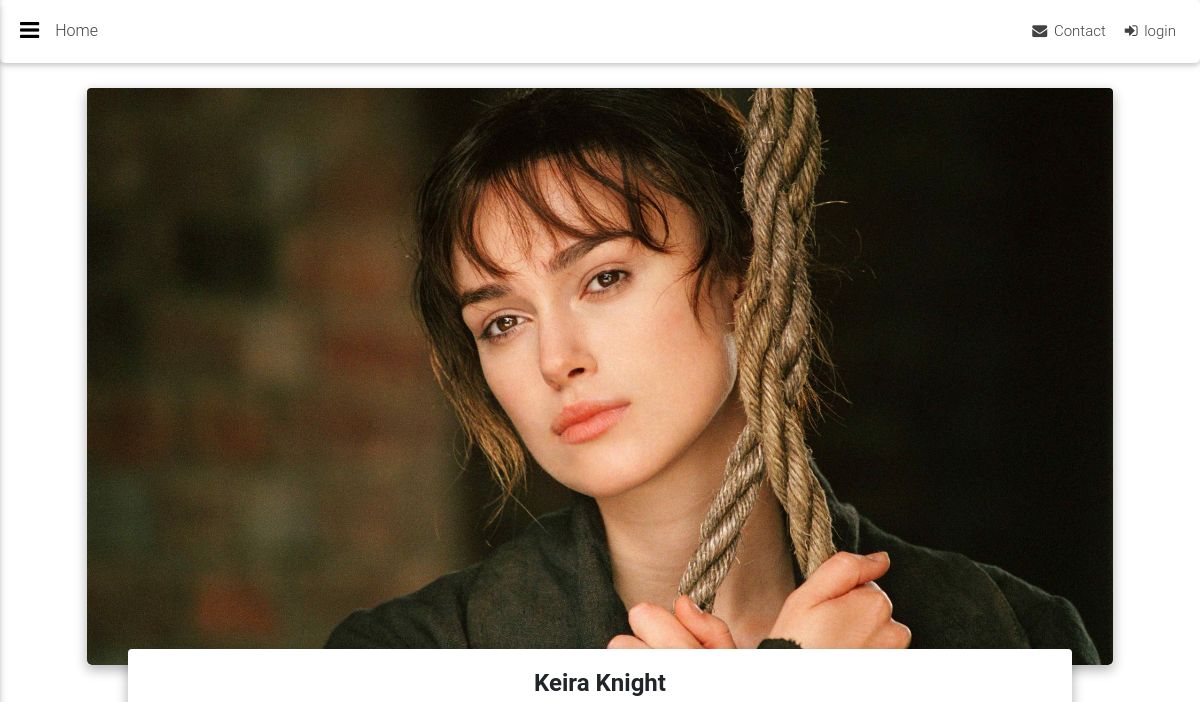
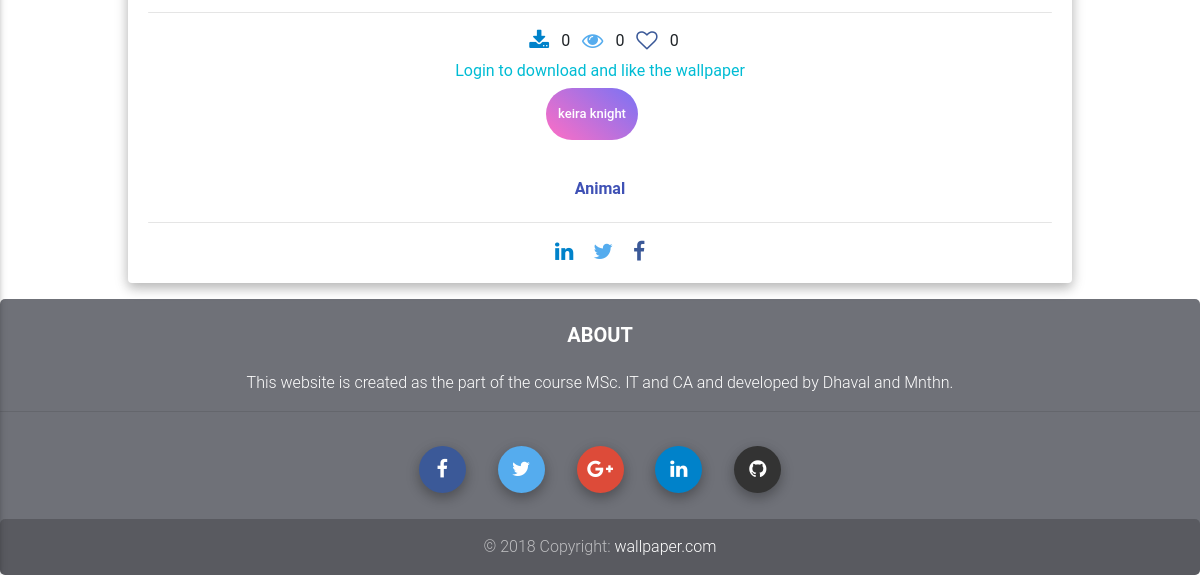
The app's page /wallpaper/Animal/keira-knight, older data (2 pictures, top to bottom).
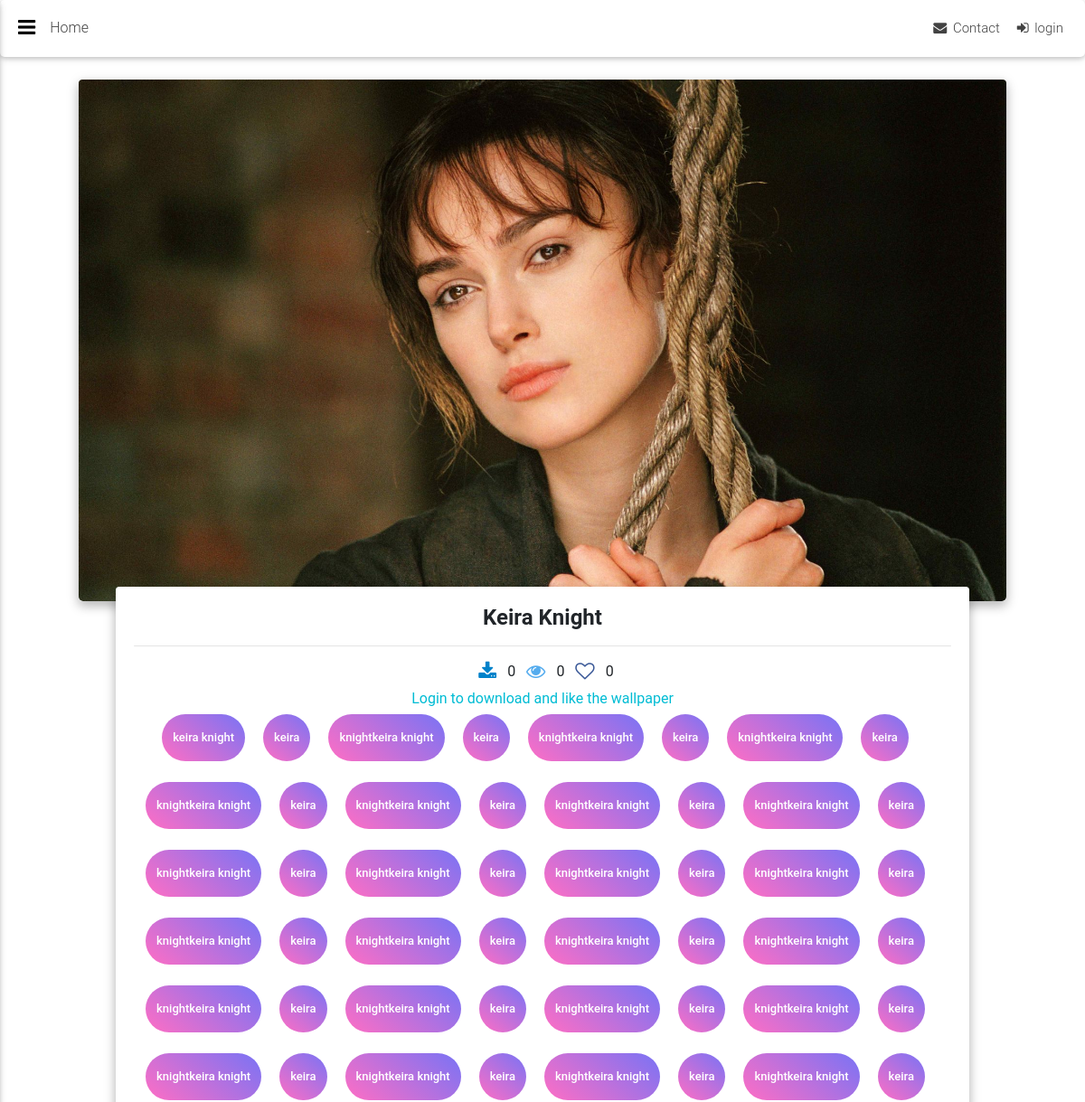
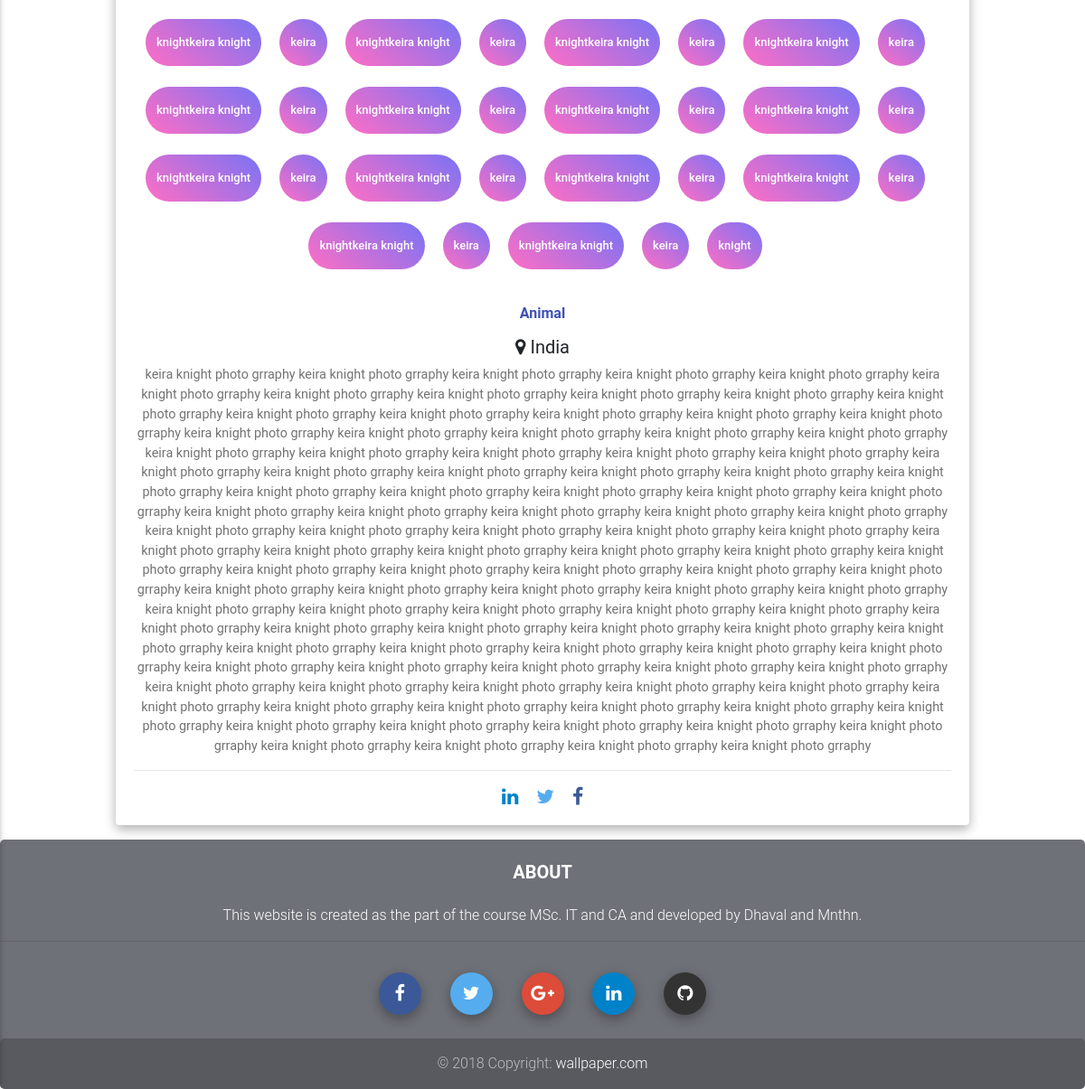
The same page, newer data (2 pictures, top to bottom).
### walls/models.py (models this page shows, shortened)
class Wallpapers(models.Model):
    title = models.CharField(max_length=100)
    image = models.ImageField(upload_to=upload_image)
    category = models.ForeignKey(
        Categories, on_delete=models.DO_NOTHING, related_name='category')
    tags = models.TextField(null=True, blank=True)
    location = models.CharField(null=True, blank=True, max_length=50)
    description = models.TextField(null=True, blank=True)
    likes = models.IntegerField(default=0)
    downloads = models.IntegerField(default=0)
    views = models.IntegerField(default=0)
    uploader = models.ForeignKey(
        User, on_delete=models.CASCADE, related_name='user')
    slug = models.SlugField(max_length=60, unique=True)
    active = models.BooleanField(default=1, choices=STATUS)
    created_at = models.DateTimeField(auto_now_add=True)
    modified_at = models.DateTimeField(auto_now=True)
    def upload_to(self):
        return 'wallpaper_media/wallpapers/'
    def get_tags(self):
        return [one.strip() for one in self.tags.split(',')]

class Categories(models.Model):
    title = models.CharField(("Category Name"), unique=True, max_length=30)
    image = models.ImageField(("Category Image"), upload_to=upload_image)
    active = models.BooleanField(default=1, choices=STATUS)
    created_at = models.DateTimeField(auto_now_add=True)
    modified_at = models.DateTimeField(auto_now=True)
    def __str__(self):
        return self.title
    def upload_to(self):
        return 'wallpaper_media/categories/'

### walls/views.py (the view)
# urls.py: path('wallpaper', views.wallpaper, name="wallpaper"),
def wallpaper(request, category, slug):
    wallpaper = Wallpapers.objects.get(category=Categories.objects.get(title=category),slug=slug)
    return render(request, 'user/wallpaper.html', {'wallpaper':wallpaper})

### walls/context_processors.py (called while the page is built)
def add_variable_to_context(request):
    return {
        'categories': Categories.objects.filter(active=True)
    }

### walls/templates/user/wallpaper.html (shortened to what this page needs)
{% extends "user/main_loggedin.html" %}
{% block main_content %}
<div class="container">
    <section>
        <div class="card card-cascade wider reverse">
            <div class="view view-cascade overlay">
                <img class="card-img-top" src="{{ wallpaper.image.url }}" alt="{{ wallpaper.title }}">
            </div>
            <div class="card-body card-body-cascade text-center">
                <h4 class="card-title"><strong>{{wallpaper.title|title}}</strong></h4>
                <hr>
                {% if user.is_authenticated %}
                <a class="px-2 fa-lg li-ic" download="{{ wallpaper.slug|add:'-wallpaper-com' }}" href="{{ wallpaper.image.url }}"><i
                        class="fa fa-download"></i></a>
                <span>{{wallpaper.downloads}}</span>
                <a class="px-2 fa-lg tw-ic"><i class="fa fa-eye"></i></a>
                <span>{{wallpaper.views}}</span>
                <a class="px-2 fa-lg fb-ic"><i class="fa fa-heart-o"></i></a>
                <span>{{wallpaper.likes}}</span>
                <h6 class="pt-2">
                    {{wallpaper.image.height}} x {{wallpaper.image.width}}
                </h6>
                {% else %}
                <a class="px-2 fa-lg li-ic"><i class="fa fa-download"></i></a>
                <span>{{wallpaper.downloads}}</span>
                <a class="px-2 fa-lg tw-ic"><i class="fa fa-eye"></i></a>
                <span>{{wallpaper.views}}</span>
                <a class="px-2 fa-lg fb-ic"><i class="fa fa-heart-o"></i></a>
                <span>{{wallpaper.likes}}</span>
                <h6 class="pt-2">
                    <a class="cyan-text" href="{% url 'login' %}">Login to download and like the wallpaper</a>
                </h6>
                {% endif%}
                {% for tag in wallpaper.get_tags %}
                <div class="chip chip-lg purple-gradient white-text">
                    <a class="white-text" href="{% url 'tag' tag%}">{{ tag }}</a>
                </div>
                {% endfor %}
                <h6 class="font-weight-bold indigo-text py-2 pt-3">{{ wallpaper.category}}</h6>
                {% if wallpaper.location %}
                <h5> <i class="fa fa-map-marker"></i> {{ wallpaper.location}}</h5>
                {% endif %}
                <p class="card-text">{{wallpaper.description}}
                </p>
                <hr>
                <a class="px-2 fa-lg li-ic"><i class="fa fa-linkedin"></i></a>
                <a class="px-2 fa-lg tw-ic"><i class="fa fa-twitter"></i></a>
                <a class="px-2 fa-lg fb-ic"><i class="fa fa-facebook"></i></a>
            </div>
        </div>
    </section>
</div>
{% endblock main_content %}

Row changes from the older to the newer data that the page shows:
changed Wallpapers "Keira Knight": location (not shown) → "India"; description (not shown) → "keira knight photo grraphy keira knight photo grraphy keira knight photo grraphy keira knight photo grraphy keira knight photo grraphy keira knight photo grraphy keira knight photo grraphy keira knight photo grraphy keira knight photo grraphy keira knight photo grraphy keira knight photo grraphy keira knight photo grraphy keira knight photo grraphy keira knight photo grraphy keira knight photo grraphy keira knight photo grraphy keira knight photo grraphy keira knight photo grraphy keira knight photo grraphy keira knight photo grraphy keira knight photo grraphy keira knight photo grraphy keira knight photo grraphy keira knight photo grraphy keira knight photo grraphy keira knight photo…"
Text that changed along with them:
new list line: "keira knight"
new list line: "keira"
new list line: "knightkeira knight"
new list line: "knight"
list line gone: "keira knight"
